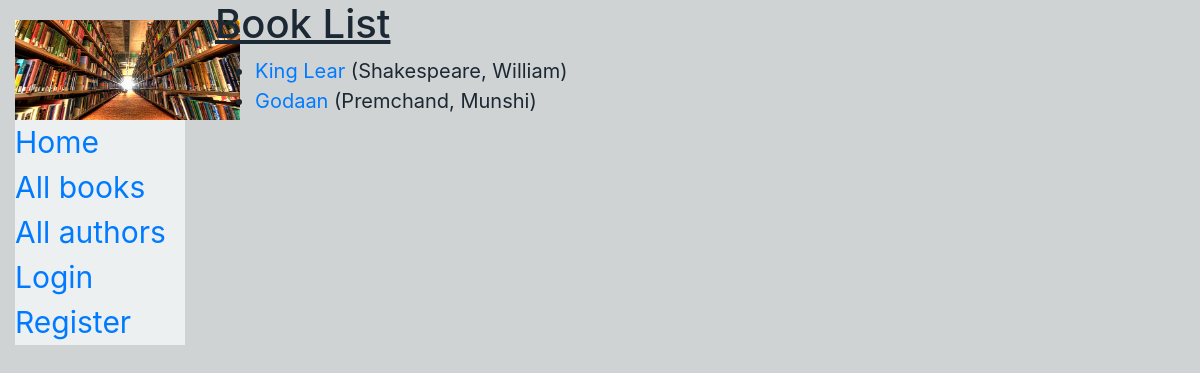
/catalog/books/, run on the app's committed database.
### catalog/models.py (models this page shows, shortened)
class Book(models.Model):
    title = models.CharField(max_length=200)
    author = models.ForeignKey('Author', on_delete=models.SET_NULL, null=True)
    summary = models.TextField(max_length=1000, help_text='Enter a brief description of the book')
    isbn = models.CharField('ISBN', max_length=13, help_text='13 Character <a href="https://www.isbn-international.org/content/what-isbn">ISBN number</a>')
    genre = models.ManyToManyField(Genre, help_text='Select a genre for this book')
    class Meta:
    	ordering=['-title']
    def get_absolute_url(self):
        return reverse('book-detail', args=[str(self.id)])

class Author(models.Model):
    first_name = models.CharField(max_length=100)
    last_name = models.CharField(max_length=100)
    date_of_birth = models.DateField(null=True, blank=True)
    date_of_death = models.DateField('Died', null=True, blank=True)
    class Meta:
        ordering = ['last_name', 'first_name']
    def __str__(self):
        return f'{self.last_name}, {self.first_name}'

### catalog/views.py (the view)
# urls.py: path('books/', views.BookListView.as_view(), name='books'),
class BookListView(generic.ListView):
    model = Book
    paginate_by = 10

### catalog/templates/catalog/book_list.html
{% extends "base_generic.html" %}
{% block content %}
  <h1><u>Book List</u></h1>
  {% if book_list %}
  <ul style="font-size: 20px;">
    {% for book in book_list %}
      <li>
        <a href="{{ book.get_absolute_url }}">{{ book.title }}</a> ({{book.author}})
      </li>
    {% endfor %}
  </ul>
  {% else %}
    <p>There are no books in the library.</p>
  {% endif %}
{% endblock %}

### data on the page
Book: title "King Lear", author "Shakespeare, William"
Book: title "Godaan", author "Premchand, Munshi"
